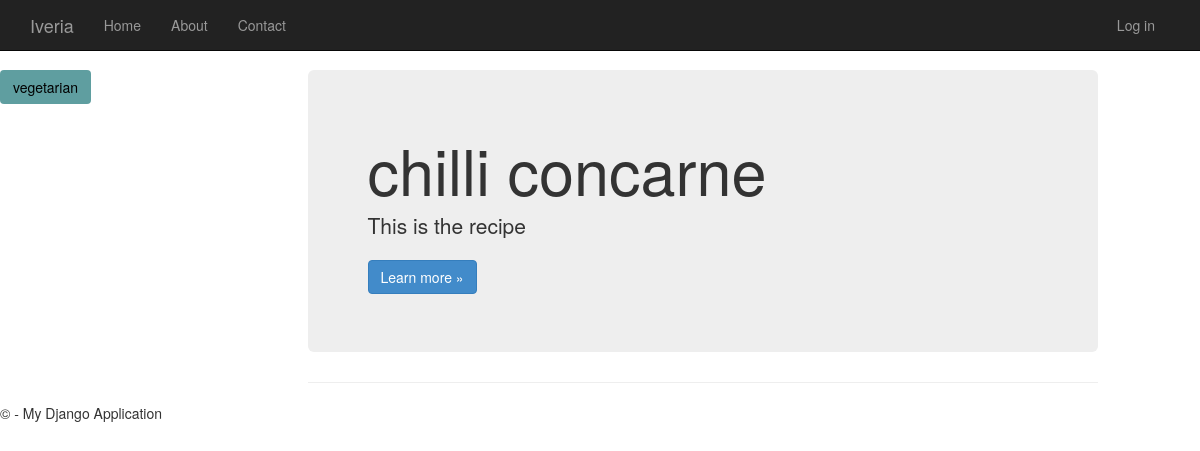
The app's page /1/, older data.
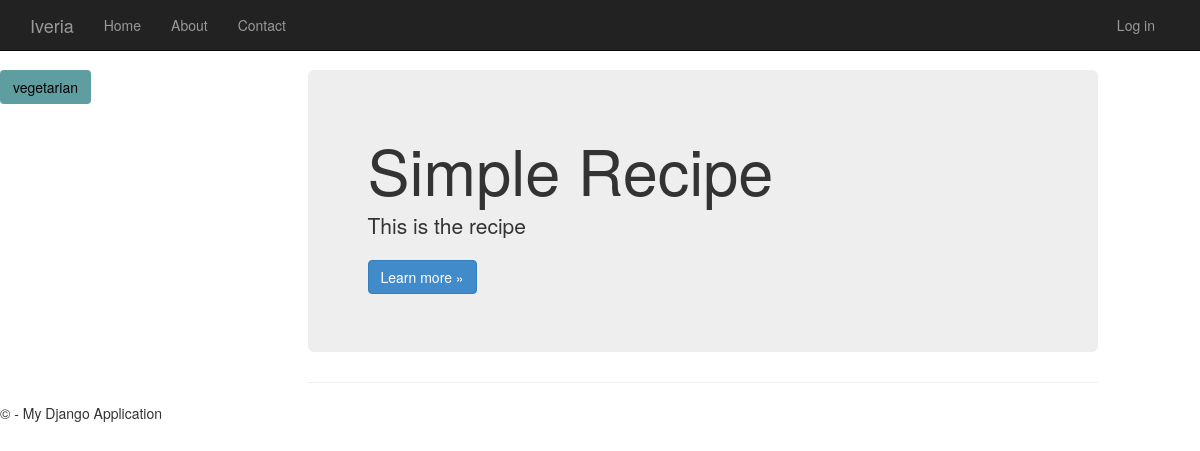
The same page, newer data.
### app/models.py (models this page shows)
class Recipe(models.Model):
    Title = models.CharField(max_length=64)
    description = models.TextField()
    Image = models.ImageField( upload_to='static/app/images', blank=True, null=True)
    shortdescription = models.TextField(null = True)
    views = models.IntegerField( null = True)
    loves = models.IntegerField( null = True)
    def __str__(self):
        return f"{self.Title}"

### app/views.py (the view)
# urls.py: path('<int:category>/', views.category, name="category"),
def category(request, category):
    categories = Categories.objects.all()
    recipeids = Cattorec.objects.filter(Category_id=category)
    rec=[]
    for recipeid in recipeids:
        rec.append(Recipe.objects.get(Title=recipeid.Recipe_id))
    return render(request, "app/category.html",{
        'categoriID': Categories.objects.get(pk=category),
        'categories': categories,
        'recipes': rec,
        })

### app/templates/app/category.html
{% extends "app/layout.html" %}
{% block content %}
{% for recipe in recipes %}
<div class="jumbotron">
    <h1>{{recipe.Title}}</h1>
    <p class="lead">This is the recipe </p>
    <p><a href="{%url 'recipe' recipe.id%}" class="btn btn-primary btn-large">Learn more &raquo;</a></p>
</div>
{%empty%}
<p>no recipes here lad</p>
{%endfor%}
{% endblock %}

Row changes from the older to the newer data that the page shows:
removed Recipe: Title "chilli concarne"
added Recipe: Title "Simple Recipe"
